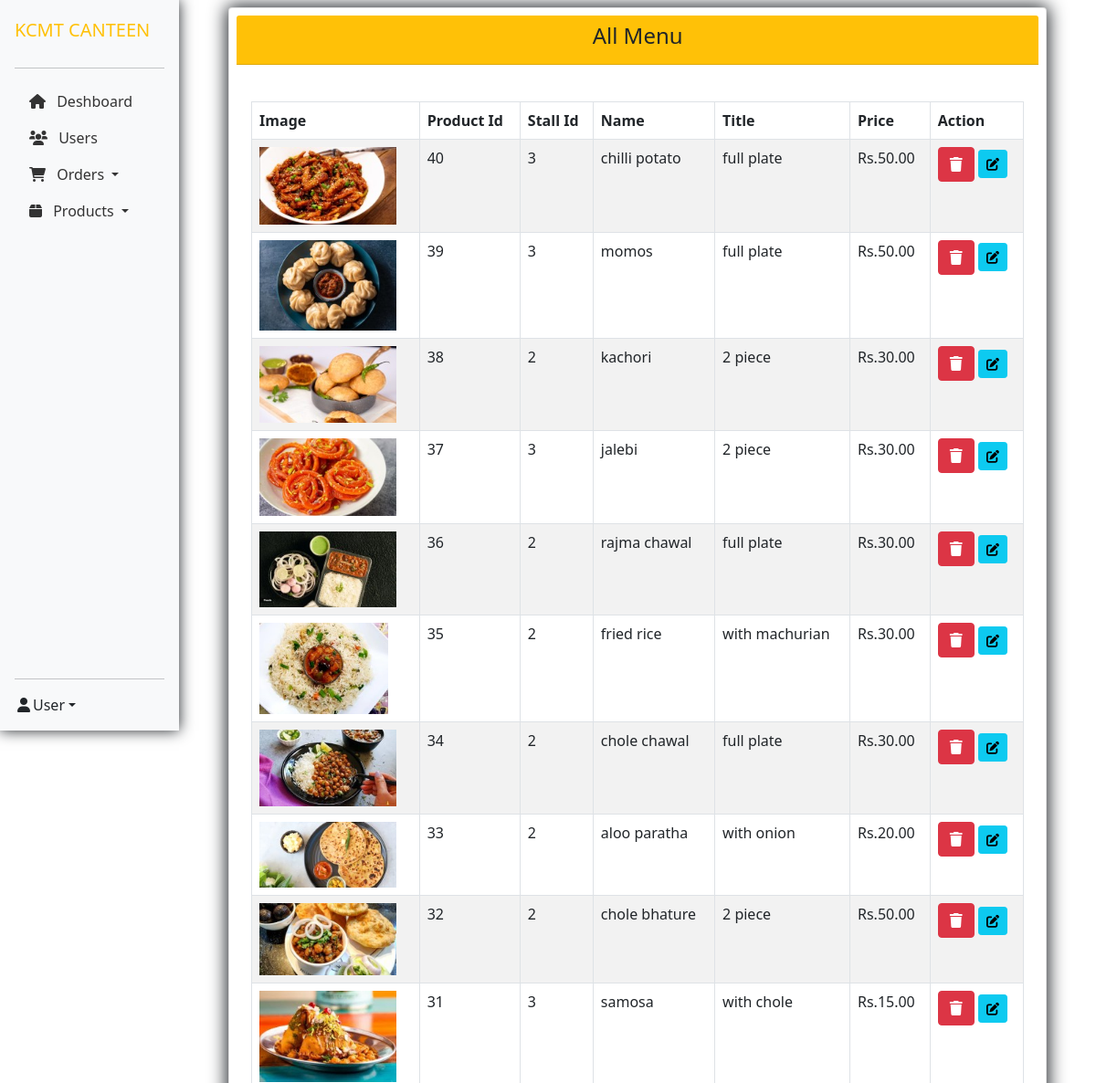
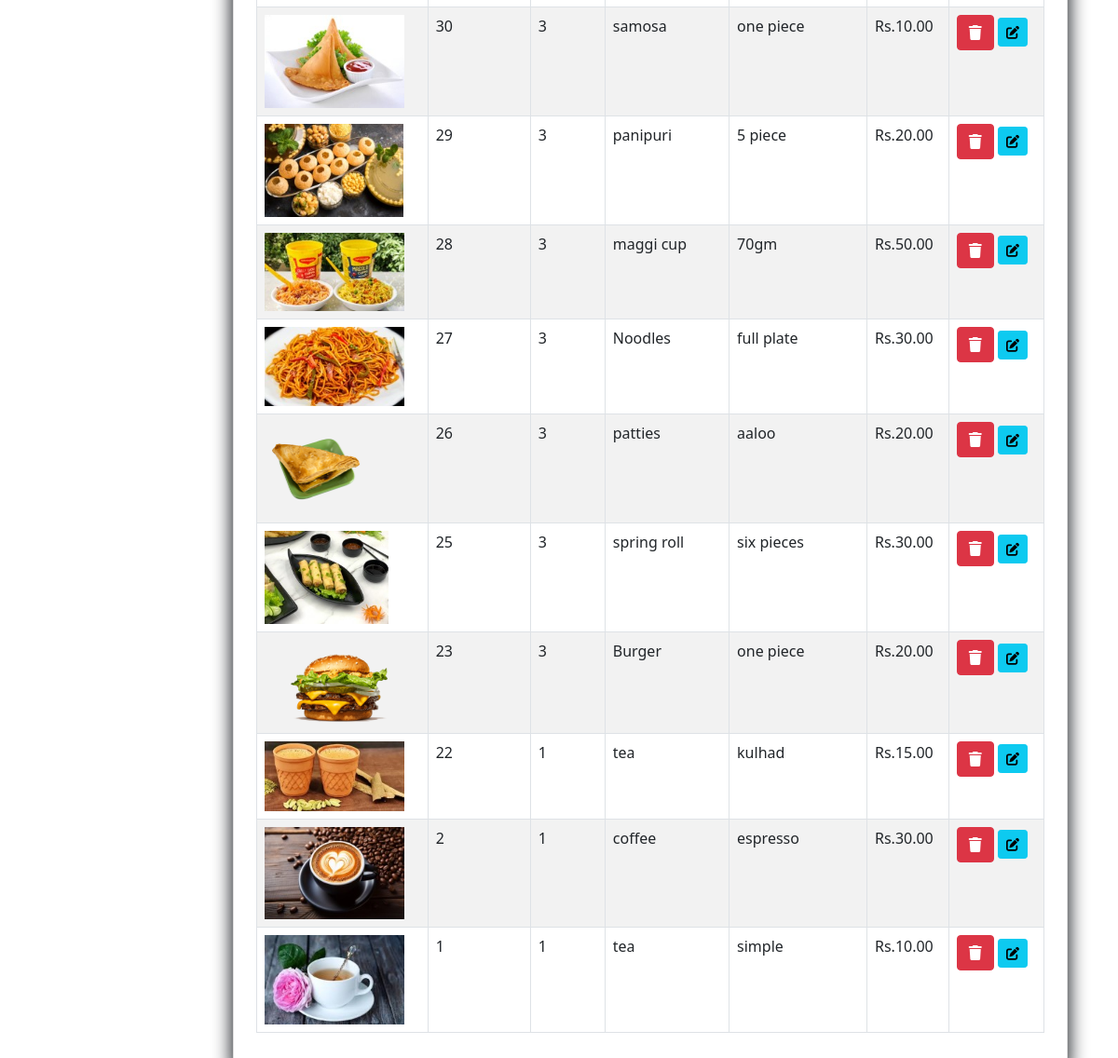
Screenshot of /admin/all_menu.php (signed in) with the database file from the repository (2 pictures, top to bottom).
### tables this page shows
CREATE TABLE `dishes` (
  `d_id` int(222) NOT NULL,
  `rs_id` int(222) NOT NULL,
  `name` varchar(222) NOT NULL,
  `slogan` varchar(222) NOT NULL,
  `price` decimal(10,2) NOT NULL,
  `img` varchar(222) NOT NULL
);

### admin/all_menu.php (the view, shortened to what this page needs)
<!DOCTYPE html>
<html lang="en">
<?php
include("../connection/connect.php");
if (empty($_SESSION["adm_id"])) {
    header('location:index.php');
    exit();
} else {
    ?>
    <head>
        <link rel="stylesheet" href="https://cdnjs.cloudflare.com/ajax/libs/font-awesome/6.0.0/css/all.min.css">
        <link href="https://cdn.jsdelivr.net/npm/bootstrap@5.0.2/dist/css/bootstrap.min.css" rel="stylesheet"
>
    </head>
    <body>
        <div id="main-wrapper">
            <div class="d-flex">
                <?php include('include/sidebar.php'); ?>
                <div class="container-fluid">
                    <div class="row">
                        <div class="col-11 m-auto my-2">
                            <div class="col-lg-12">
                                <div class="card p-2">
                                    <div class="card-header bg-warning mb-4">
                                        <h4 class="m-b-0 text-dark text-center">All Menu</h4>
                                    </div>
                                    <div class="card-body">
                                        <div class="table-responsive m-t-40">
                                            <table id="example23"
                                                class="display nowrap table table-hover table-striped table-bordered"
                                                cellspacing="0" width="100%">
                                                <thead class="thead-dark">
                                                    <tr>
                                                        <th>Image</th>
                                                        <th>Product Id</th>
                                                        <th>Stall Id</th>
                                                        <th>Name</th>
                                                        <th>Title</th>
                                                        <th>Price</th>
                                                        <th>Action</th>
                                                    </tr>
                                                </thead>
                                                <tbody>
                                                    <?php
                                                    $sql = "SELECT * FROM dishes order by d_id desc";
                                                    $query = mysqli_query($db, $sql);
                                                    if (!mysqli_num_rows($query) > 0) {
                                                        echo '<td colspan="6"><center>No Menu</center></td>';
                                                    } else {
                                                        while ($rows = mysqli_fetch_array($query)) {
                                                            echo '<tr>
                                                            <td><div class="col-md-3 col-lg-8 m-b-10">
                                                                    <center><img src="Res_img/dishes/' . $rows['img'] . '" class="img-responsive  radius" style="max-height:100px;max-width:150px;" /></center>
                                                                </div></td>
                                                            <td>' . $rows['d_id'] . '</td>
                                                                <td>' . $rows['rs_id'] . '</td>
                                                                <td>' . $rows['name'] . '</td>
                                                                <td>' . $rows['slogan'] . '</td>
                                                                <td>Rs.' . $rows['price'] . '</td>
                                                                <td><a href="delete_menu.php?menu_del=' . $rows['d_id'] . '" class="btn btn-danger btn-flat btn-addon btn-xs m-b-10"><i class="fa fa-trash" style="font-size:16px"></i></a>
                                                                <a href="update_menu.php?menu_upd=' . $rows['d_id'] . '" class="btn btn-info btn-flat btn-addon btn-sm m-b-10 m-l-5"><i class="fa fa-edit"></i></a>
                                                                </td></tr>';
                                                        }
                                                    }
                                                    ?>
                                                </tbody>
                                            </table>
                                        </div>
                                    </div>
                                </div>
                            </div>
                        </div>
                    </div>
                </div>
            </div>
        </div>
    </body>
    </html>
    <?php
}
?>

### admin/include/sidebar.php (style rules this page uses)
.card { box-shadow: 0px 0px 19px 2px; }

### rows the page displays
dishes: img (picture), d_id "40", rs "3", name "chilli potato", slogan "full plate", price "50.00"
dishes: img (picture), d_id "39", rs "3", name "momos", slogan "full plate", price "50.00"
dishes: img (picture), d_id "38", rs "2", name "kachori", slogan "2 piece", price "30.00"
dishes: img (picture), d_id "37", rs "3", name "jalebi", slogan "2 piece", price "30.00"
dishes: img (picture), d_id "36", rs "2", name "rajma chawal", slogan "full plate", price "30.00"
dishes: img (picture), d_id "35", rs "2", name "fried rice", slogan "with machurian", price "30.00"
dishes: img (picture), d_id "34", rs "2", name "chole chawal", slogan "full plate", price "30.00"
dishes: img (picture), d_id "33", rs "2", name "aloo paratha", slogan "with onion", price "20.00"
dishes: img (picture), d_id "32", rs "2", name "chole bhature", slogan "2 piece", price "50.00"
dishes: img (picture), d_id "31", rs "3", name "samosa", slogan "with chole", price "15.00"
dishes: img (picture), d_id "30", rs "3", name "samosa", slogan "one piece", price "10.00"
dishes: img (picture), d_id "29", rs "3", name "panipuri", slogan "5 piece", price "20.00"
dishes: img (picture), d_id "28", rs "3", name "maggi cup", slogan "70gm", price "50.00"
dishes: img (picture), d_id "27", rs "3", name "Noodles", slogan "full plate", price "30.00"
dishes: img (picture), d_id "26", rs "3", name "patties", slogan "aaloo", price "20.00"
dishes: img (picture), d_id "25", rs "3", name "spring roll", slogan "six pieces", price "30.00"
dishes: img (picture), d_id "23", rs "3", name "Burger", slogan "one piece", price "20.00"
dishes: img (picture), d_id "22", rs "1", name "tea", slogan "kulhad", price "15.00"
dishes: img (picture), d_id "2", rs "1", name "coffee", slogan "espresso", price "30.00"
dishes: img (picture), d_id "1", rs "1", name "tea", slogan "simple", price "10.00"
